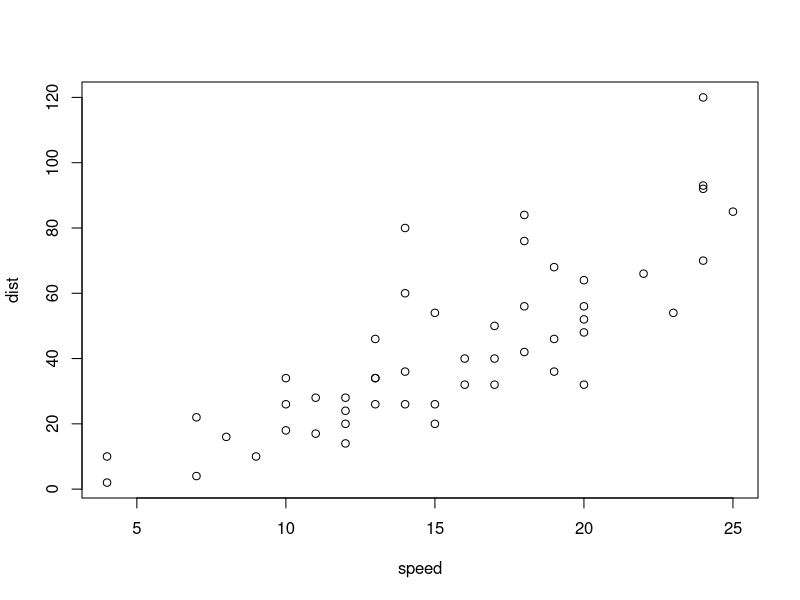
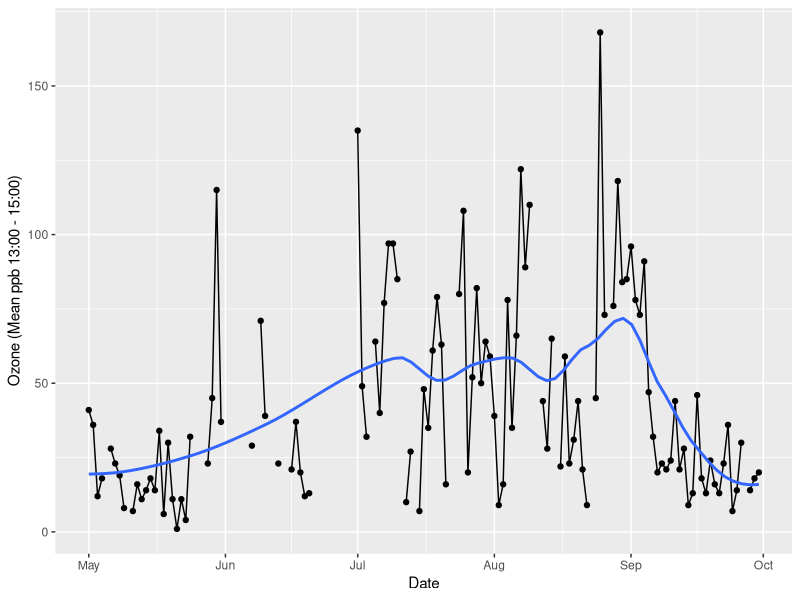
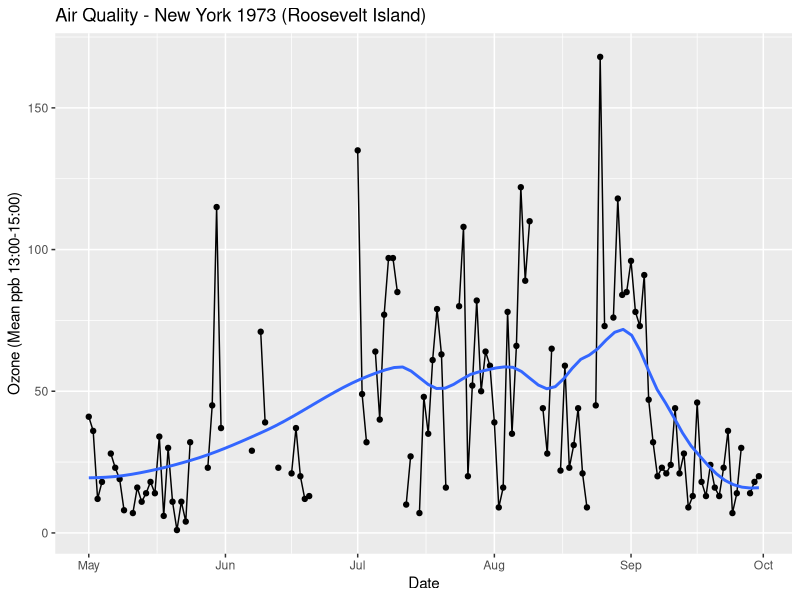

These charts were generated, in order, by the following R code:
## ---- chunk 1
plot(cars)
## ---- chunk 2
library(ggplot2)
library(lubridate)
airquality$date = dmy(paste(airquality$Day,airquality$Month,1973, sep = "/"))
head(airquality)
## ---- chunk 3
ggplot() +
  coord_cartesian() +
  scale_x_date(name = "Date") +
  scale_y_continuous(name = "Ozone (Mean ppb 13:00 - 15:00)") +
  layer(
    data = airquality,
    mapping = aes(x=date, y=Ozone),
    stat = "identity",
    geom = "point",
    position = position_identity()
  ) +
  layer(
    data = airquality,
    mapping = aes(x = date, y = Ozone),
    stat = "identity",
    geom = "line",
    position = position_identity()
  ) +
  layer(
    data = airquality, 
    mapping = aes(x = date, y = Ozone),
    stat = "smooth",
    params = list(method = "loess", span = 0.4, se = FALSE),
    geom = "smooth",
    position = position_identity()
  )
## ---- chunk 4
p <- ggplot(data = airquality, aes(x = date, y = Ozone))
p + geom_point() + 
  geom_line(aes(group = 1)) +
  geom_smooth(se=FALSE, span = 0.4) +
  labs(
    title = "Air Quality - New York 1973 (Roosevelt Island)",
    x = "Date", 
    y = "Ozone (Mean ppb 13:00-15:00)"
  )
